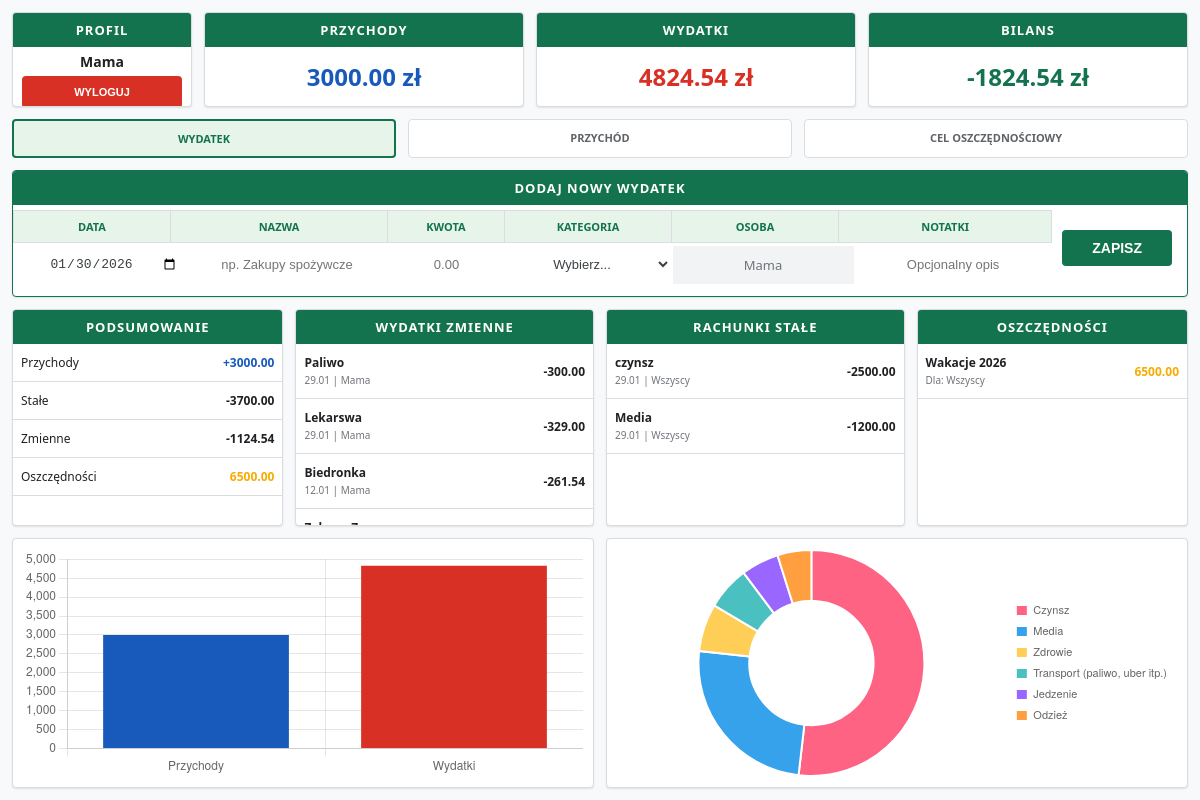
The page /budget/dashboard/ (signed in) on the database as committed earlier.
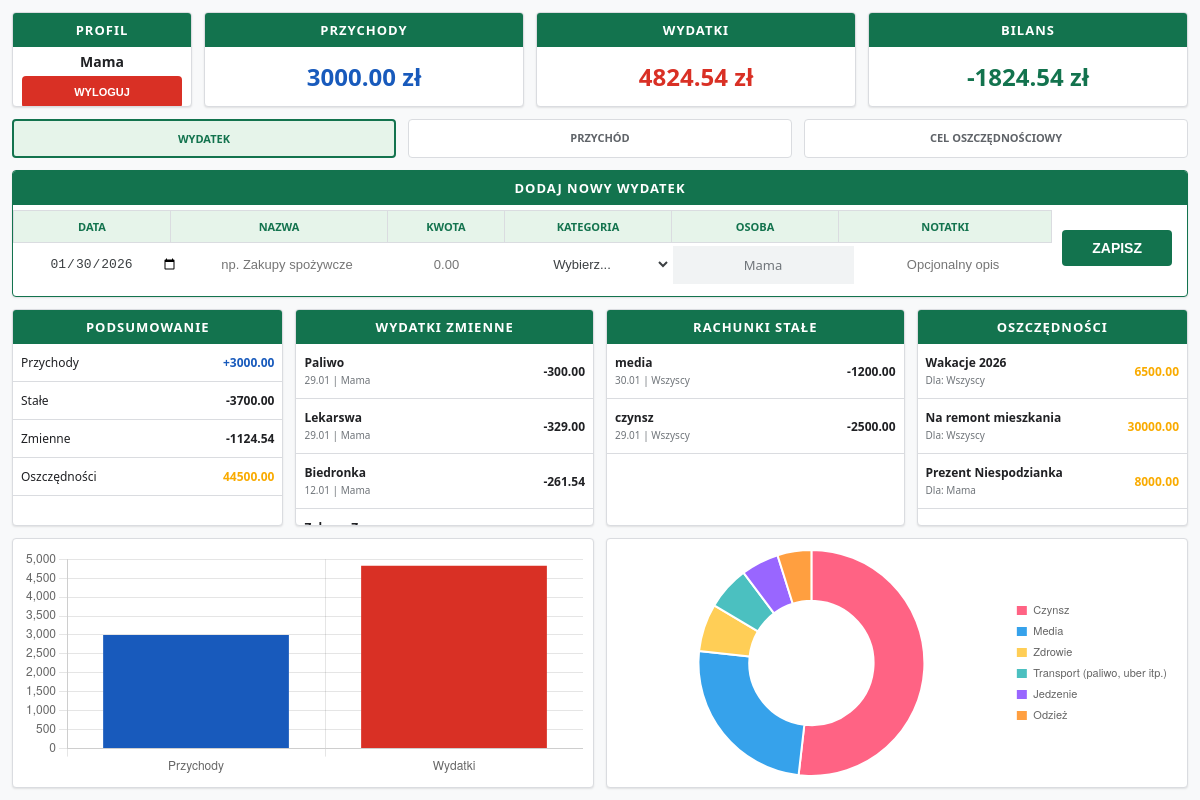
The same page on the database as committed later.
### budget_app/models.py (models this page shows)
class Wydatek(models.Model):
    uzytkownik = models.ForeignKey(User, on_delete=models.CASCADE, verbose_name="Osoba", null=True, blank=True)
    nazwa = models.CharField(max_length=200)
    kwota = models.DecimalField(max_digits=10, decimal_places=2)
    kategoria = models.ForeignKey(Kategoria, on_delete=models.CASCADE)
    data_wydatku = models.DateTimeField(default=timezone.now)
    opis = models.TextField(blank=True, null=True)
    notatki = models.CharField(max_length=200, blank=True, null=True)
    class Meta:
        verbose_name_plural = "Wydatki"

class Oszczednosci(models.Model):
    uzytkownik = models.ForeignKey(User, on_delete=models.CASCADE, verbose_name="Osoba", null=True, blank=True)
    nazwa = models.CharField(max_length=100)
    kwota_docelowa = models.DecimalField(max_digits=10, decimal_places=2)
    opis = models.TextField(blank=True, null=True)
    class Meta:
        verbose_name_plural = "Oszczędności"

### budget_app/views.py (the view)
# urls.py: path('dashboard/', views.dashboard, name='dashboard'),
@login_required
def dashboard(request):
    if request.method == "POST":
        form = WydatekForm(request.POST)
        if form.is_valid():
            wydatek = form.save(commit=False)
            uzytkownik_id = request.POST.get('uzytkownik')
            if request.user.is_superuser and uzytkownik_id:
                wydatek.uzytkownik_id = uzytkownik_id
            else:
                wydatek.uzytkownik = request.user
            wydatek.save()
            return redirect('dashboard')
    else:
        form = WydatekForm()
    if request.user.is_superuser:
        wszystkie_wydatki = Wydatek.objects.all().order_by('-data_wydatku')
        oszczednosci = Oszczednosci.objects.all()
        przychody = Przychod.objects.all()
    else:
        wszystkie_wydatki = Wydatek.objects.filter(
            Q(uzytkownik=request.user) | Q(uzytkownik__username='Wszyscy')
        ).order_by('-data_wydatku')
        oszczednosci = Oszczednosci.objects.filter(
            Q(uzytkownik=request.user) | Q(uzytkownik__username='Wszyscy')
        )
        przychody = Przychod.objects.filter(uzytkownik=request.user)
    kategorie = Kategoria.objects.all()
    uzytkownicy = User.objects.all()
    wydatki_stale = wszystkie_wydatki.filter(kategoria__typ__icontains='stal')
    wydatki_zmienne = wszystkie_wydatki.filter(kategoria__typ__icontains='zmienn')
    suma_przychodow = przychody.aggregate(total=Sum('kwota'))['total'] or 0
    suma_wydatkow = wszystkie_wydatki.aggregate(total=Sum('kwota'))['total'] or 0
    suma_stale = wydatki_stale.aggregate(total=Sum('kwota'))['total'] or 0
    suma_zmienne = wydatki_zmienne.aggregate(total=Sum('kwota'))['total'] or 0
    suma_oszczednosci = oszczednosci.aggregate(total=Sum('kwota_docelowa'))['total'] or 0
    bilans = suma_przychodow - suma_wydatkow
    context = {
        'form': form,
        'wszystkie_wydatki': wszystkie_wydatki,
        'wydatki_stale': wydatki_stale,
        'wydatki_zmienne': wydatki_zmienne,
        'oszczednosci': oszczednosci,
        'przychody': przychody,
        'kategorie': kategorie,
        'uzytkownicy': uzytkownicy,
        'suma_przychodow': suma_przychodow,
        'suma_wydatkow': suma_wydatkow,
        'suma_stale': suma_stale,
        'suma_zmienne': suma_zmienne,
        'suma_oszczednosci': suma_oszczednosci,
        'bilans': bilans,
        'dzisiejsza_data': date.today().strftime('%Y-%m-%d'),
    }
    return render(request, 'budget_app/dashboard.html', context)

### budget_app/forms.py
class WydatekForm(forms.ModelForm):
    class Meta:
        model = Wydatek
        fields = ['nazwa', 'kwota', 'kategoria', 'data_wydatku', 'uzytkownik', 'opis']
        widgets = {
            'data_wydatku': forms.DateInput(attrs={'type': 'date'}),
        }

### budget_app/templates/budget_app/dashboard.html (shortened to what this page needs)
<!DOCTYPE html>
<html lang="pl">
<head>
</head>
<body>
    <div class="top-row">
        <div class="card">
            <div class="section-header">Profil</div>
            <div class="profile-container">
                <div class="user-name">{{ user.username }}</div>
                <form action="{% url 'logout' %}" method="post" style="margin: 0;">
                    <button type="submit" class="btn-logout">WYLOGUJ</button>
                </form>
            </div>
        </div>
        <div class="card"><div class="section-header">Przychody</div><div class="stat-val" style="color:var(--income-blue)">{{ suma_przychodow|floatformat:2 }} zł</div></div>
        <div class="card"><div class="section-header">Wydatki</div><div class="stat-val" style="color:var(--expense-red)">{{ suma_wydatkow|floatformat:2|cut:"-" }} zł</div></div>
        <div class="card"><div class="section-header">Bilans</div><div class="stat-val" style="color:var(--sheet-green)">{{ bilans|floatformat:2 }} zł</div></div>
    </div>
    <div class="action-selector">
        <div class="action-card active" onclick="selectType('wydatek', this)">Wydatek</div>
        <div class="action-card" onclick="selectType('przychod', this)">Przychód</div>
        <div class="action-card" onclick="selectType('cel', this)">Cel Oszczędnościowy</div>
    </div>
    <div class="card input-row">
        <div class="section-header" id="form-title">DODAJ NOWY WYDATEK</div>
        <form method="post" style="display:flex; align-items: center; gap: 10px; padding-top: 5px;">
            <table class="sheet-table">
                <thead>
                    <tr>
                        <th style="width:140px">Data</th>
                        <th style="width:200px">Nazwa</th>
                        <th style="width:100px">Kwota</th>
                        <th style="width:150px">Kategoria</th>
                        <th style="width:150px">Osoba</th>
                        <th>Notatki</th>
                    </tr>
                </thead>
                <tbody>
                    <tr>
                        <td><input type="date" name="data_wydatku" class="input-field" value="{{ dzisiejsza_data }}"></td>
                        <td><input type="text" name="nazwa" id="input-nazwa" class="input-field" placeholder="np. Zakupy spożywcze" required></td>
                        <td><input type="number" step="0.01" name="kwota" class="input-field" placeholder="0.00" required></td>
                        <td>
                            <select name="kategoria" id="select-kategoria" class="input-field">
                                <option value="" disabled selected>Wybierz...</option>
                            </select>
                        </td>
                        <td>
                            {% if user.is_superuser %}
                                <select name="uzytkownik" class="input-field">
                                    {% for u in uzytkownicy %}<option value="{{ u.id }}" {% if u == user %}selected{% endif %}>{{ u.username }}</option>{% endfor %}
                                </select>
                            {% else %}
                                <div class="input-field" style="background:#f1f3f4; color:#70757a; line-height: 14px;">{{ user.username }}</div>
                            {% endif %}
                        </td>
                        <td><input type="text" name="notatki" class="input-field" placeholder="Opcjonalny opis"></td>
                    </tr>
                </tbody>
            </table>
            <button type="submit" class="btn-save">ZAPISZ</button>
        </form>
    </div>
    <div class="middle-row">
        <div class="card">
            <div class="section-header">Podsumowanie</div>
            <div class="scroll-area">
                <table class="data-table">
                    <tr><td>Przychody</td><td style="text-align:right; color:var(--income-blue); font-weight:bold">+{{ suma_przychodow|floatformat:2 }}</td></tr>
                    <tr><td>Stałe</td><td class="val-black">-{{ suma_stale|floatformat:2|cut:"-" }}</td></tr>
                    <tr><td>Zmienne</td><td class="val-black">-{{ suma_zmienne|floatformat:2|cut:"-" }}</td></tr>
                    <tr><td>Oszczędności</td><td style="text-align:right; color:var(--savings-gold); font-weight:bold">{{ suma_oszczednosci|floatformat:2 }}</td></tr>
                </table>
            </div>
        </div>
        <div class="card">
            <div class="section-header">Wydatki zmienne</div>
            <div class="scroll-area">
                <table class="data-table">
                    {% for w in wydatki_zmienne %}
                    <tr>
                        <td><strong>{{ w.nazwa }}</strong><br><span class="desc-text">{{ w.data_wydatku|date:"d.m" }} | {{ w.uzytkownik.username }}</span></td>
                        <td class="val-black">-{{ w.kwota|floatformat:2|cut:"-" }}
                        </td>
                    </tr>
                    {% endfor %}
                </table>
            </div>
        </div>
        <div class="card">
            <div class="section-header">Rachunki stałe</div>
            <div class="scroll-area">
                <table class="data-table">
                    {% for w in wydatki_stale %}
                    <tr>
                        <td><strong>{{ w.nazwa }}</strong><br><span class="desc-text">{{ w.data_wydatku|date:"d.m" }} | {{ w.uzytkownik.username }}</span></td>
                        <td class="val-black">-{{ w.kwota|floatformat:2|cut:"-" }}
                        </td>
                    </tr>
                    {% endfor %}
                </table>
            </div>
        </div>
        <div class="card">
            <div class="section-header">Oszczędności</div>
            <div class="scroll-area">
                <table class="data-table">
                    {% for o in oszczednosci %}
                    <tr>
                        <td><strong>{{ o.nazwa }}</strong><br><span class="desc-text">Dla: {{ o.uzytkownik.username }}</span></td>
                        <td style="text-align:right; font-weight:bold; color:var(--savings-gold)">{{ o.kwota_docelowa|floatformat:2 }}</td>
                    </tr>
                    {% endfor %}
                </table>
            </div>
        </div>
    </div>
    <div class="charts-row">
        <div class="card" style="padding:10px;"><canvas id="barChart"></canvas></div>
        <div class="card" style="padding:10px;"><canvas id="pieChart"></canvas></div>
    </div>
</body>
</html>

### budget_app/templates/budget_app/dashboard.html (style rules this page uses)
:root { --sheet-green: #13734e; --light-green: #e6f4ea; --border-color: #dadce0; --income-blue: #185abc; --expense-red: #d93025; --savings-gold: #f9ab00; --text-dark: #202124; }
html, body { height: 100vh; margin: 0; padding: 0; overflow: hidden; font-family: 'Segoe UI', Arial, sans-serif; background-color: #f8f9fa; color: var(--text-dark); }
body { display: flex; flex-direction: column; padding: 12px; gap: 12px; box-sizing: border-box; }
.card { background: white; border: 1px solid var(--border-color); border-radius: 4px; display: flex; flex-direction: column; overflow: hidden; box-shadow: 0 1px 2px rgba(0,0,0,0.1); }
.section-header { background-color: var(--sheet-green); color: white; padding: 8px; font-weight: bold; text-align: center; font-size: 13px; text-transform: uppercase; letter-spacing: 1px; }
.top-row { display: grid; grid-template-columns: 180px 1fr 1fr 1fr; gap: 12px; height: 95px; flex-shrink: 0; }
.stat-val { display: flex; align-items: center; justify-content: center; height: 100%; font-size: 24px; font-weight: bold; }
.profile-container { display: flex; flex-direction: column; justify-content: space-between; height: 100%; padding-bottom: 5px; }
.user-name { text-align: center; padding: 5px; font-weight: bold; font-size: 14px; }
.btn-logout { width: 90%; margin: 0 auto; height: 32px; background: var(--expense-red); color: white; border: none; cursor: pointer; font-weight: bold; font-size: 11px; border-radius: 4px; display: block; }
.action-selector { display: grid; grid-template-columns: 1fr 1fr 1fr; gap: 12px; flex-shrink: 0; }
.action-card { background: white; border: 1px solid var(--border-color); border-radius: 4px; padding: 10px; text-align: center; cursor: pointer; transition: 0.2s; font-weight: bold; text-transform: uppercase; font-size: 11px; color: #5f6368; }
.action-card.active { border: 2px solid var(--sheet-green); color: var(--sheet-green); background: var(--light-green); }
.input-row { height: auto; padding-bottom: 10px; flex-shrink: 0; border: 1px solid var(--sheet-green); }
.sheet-table { width: 100%; border-collapse: collapse; table-layout: fixed; }
.sheet-table th { background: var(--light-green); border: 1px solid var(--border-color); padding: 8px; color: var(--sheet-green); font-size: 11px; text-transform: uppercase; }
.input-field { width: 100%; border: none; padding: 12px 8px; font-size: 13px; outline: none; text-align: center; color: #3c4043; background: transparent; }
.btn-save { background: var(--sheet-green); color: white; border: none; padding: 10px 30px; cursor: pointer; border-radius: 4px; font-weight: bold; font-size: 14px; margin-right: 15px; }
.middle-row { display: grid; grid-template-columns: 1fr 1.1fr 1.1fr 1fr; gap: 12px; flex: 1; min-height: 0; }
.scroll-area { overflow-y: auto; height: 100%; }
.data-table { width: 100%; border-collapse: collapse; font-size: 12px; }
.data-table td { border-bottom: 1px solid var(--border-color); padding: 10px 8px; }
.val-black { text-align: right; font-weight: 600; }
.desc-text { color: #70757a; font-size: 10px; }
.charts-row { display: grid; grid-template-columns: 1fr 1fr; gap: 12px; height: 250px; flex-shrink: 0; }

Rows that differ between the two databases and show on the page:
removed Wydatek: nazwa "Media", data_wydatku "29.01", uzytkownik.username "Wszyscy", kwota "1200.00"
added Wydatek: nazwa "media", data_wydatku "30.01", uzytkownik.username "Wszyscy", kwota "1200.00"
now on this page (row edited): Oszczednosci: nazwa "Na remont mieszkania", uzytkownik.username "Wszyscy", kwota_docelowa "30000.00"
added Oszczednosci: nazwa "Prezent Niespodzianka", uzytkownik.username "Mama", kwota_docelowa "8000.00"
Other text that changed with them:
{{ suma_oszczednosci|floatformat:2 }}: "6500.00" → "44500.00"
